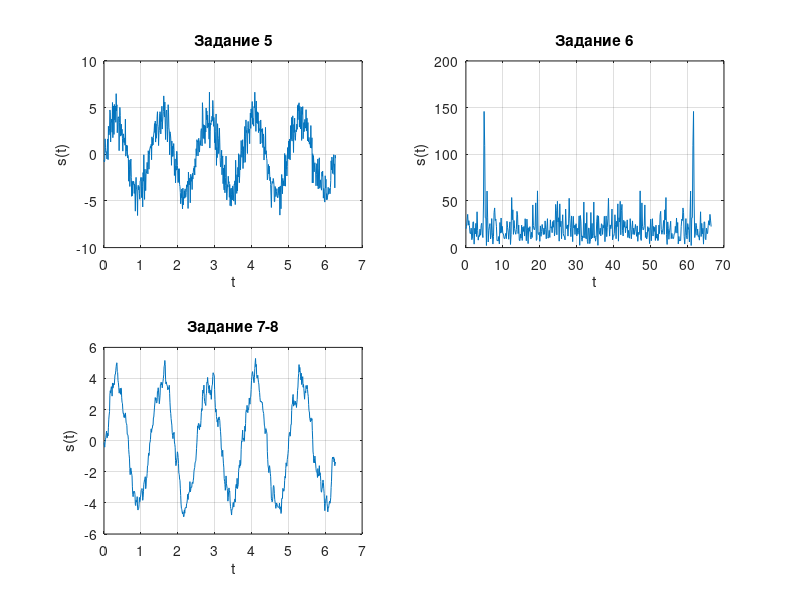

Reproduce this figure in MATLAB.
%======= 5 =======

dt = 0.01;
Nn = 1;
t = 0:dt:2*pi;
f = 5;
s = 4*sin(t*f);
s = s+wgn(1,length(t),Nn);
subplot(2,2,1);
plot(t,s);

title("Задание 5")
xlabel("t");
ylabel("s(t)");
grid on;



%======= 6 =======
f_fft = 5*2*pi;
dt = 0.015;
ts = -pi:dt:pi;
s_fft = sin(f_fft*ts)+wgn(1,length(ts),Nn);
fx_fft = fft(s_fft);
N = length(ts);
fs = 1/dt;
freq = (0:N-1)*(fs/N);
subplot(2,2,2);
plot(freq,abs(fx_fft));
title("Задание 6")
xlabel("t");
ylabel("s(t)");
grid on;

%======= 7-8 =======

L = 5;
a = 1;
b = 1/L * ones(1,L);
s = filter(b,a,s);

subplot(2,2,3);
plot(t,s);
title("Задание 7-8")
xlabel("t");
ylabel("s(t)");
grid on;
